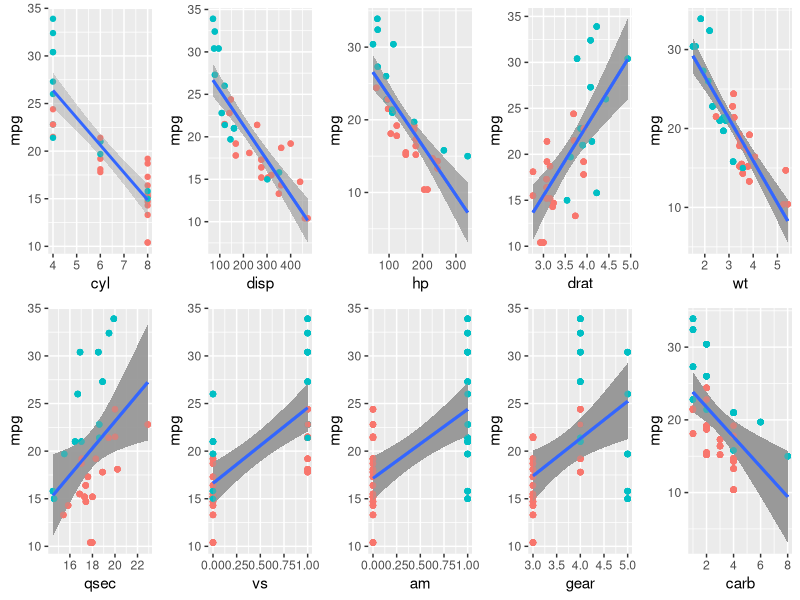
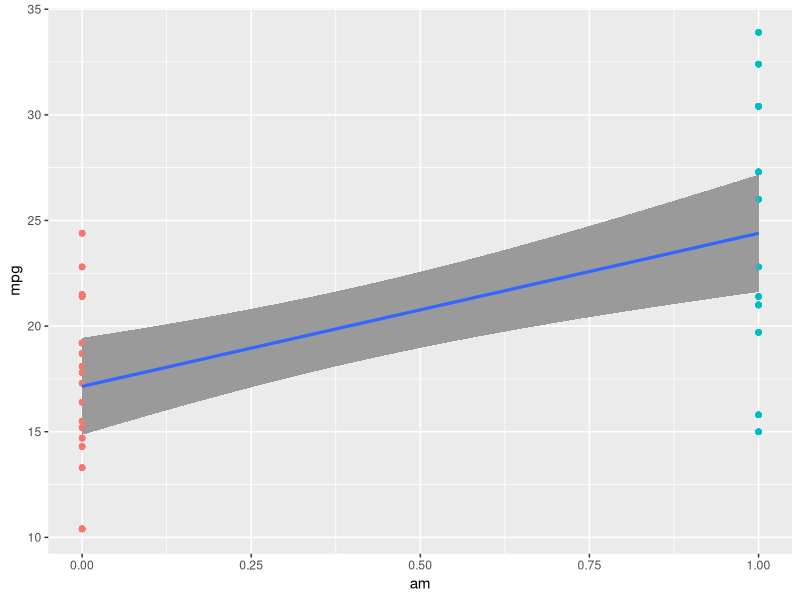
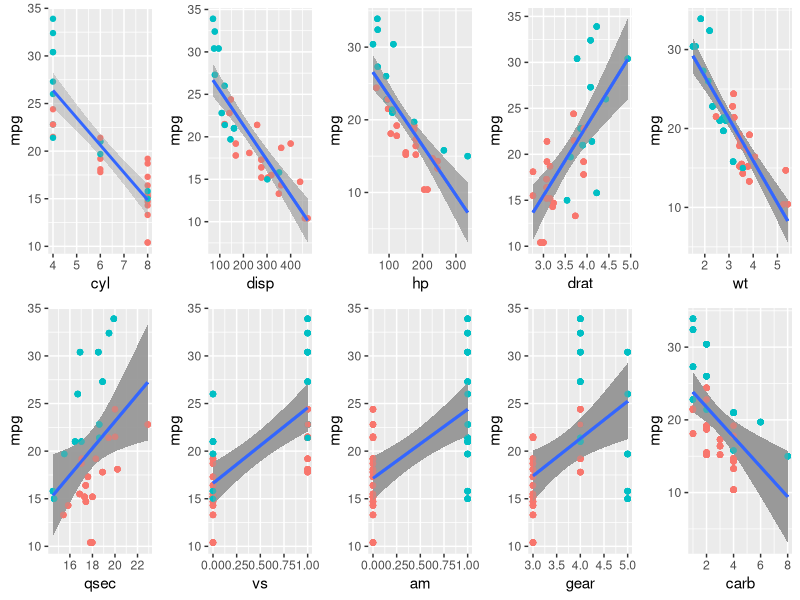

Write the R code that produced these figures, in order.
## ---- chunk 1
knitr::opts_chunk$set(echo=FALSE, warning=FALSE, message=FALSE, cache=FALSE)
## ---- chunk 2
require(ggplot2)
require(tidyr)
require(dplyr)
require(grid)
require(gridExtra)
## ---- chunk 3
#The whole point of an executive summary is to compress a lengthy report in a few sentences so that a person with very limited time to invest (like an executive director) would be able to understand what the whole thing is about. It should include all: the problem, the methods used and the results obtained.
## ---- chunk 4
data(mtcars)
#mtcars$cyl <- factor(mtcars$cyl); mtcars$vs <- factor(mtcars$vs) 
#mtcars$am <- factor(mtcars$am); mtcars$gear <- factor(mtcars$gear) 
#mtcars$carb <- factor(mtcars$carb)
#add a column with origin
#mtcars$imp <- 1
#mtcars$imp[c(1:3, 8:14, 18:21, 26:28, 30:32)] <- 0
#mtcars$imp <- as.logical(mtcars$imp)
head(mtcars)
## ---- chunk 5
names_var <- names(select(mtcars, -mpg))
out <- NULL
g <- ggplot(mtcars, aes(y = mpg))
for(i in 1:length(names_var)){
    
    g <- g + aes_string(x = names_var[i]) + geom_point(aes(colour = factor(am))) + geom_smooth(method = "lm", aes(group = 1)) + guides(colour = FALSE)
    
    out[[i]] <- g # creates a list with all the plots 
}
grid.arrange(out[[1]], out[[2]], out[[3]], out[[4]], out[[5]], out[[6]], out[[7]], out[[8]], out[[9]], out[[10]], nrow = 2)
## ---- chunk 6
t <- t.test(mtcars$mpg ~ mtcars$am)
## ---- chunk 7
t$conf.int
## ---- chunk 8
out[[8]]
fit_am <- lm(mpg ~ am, mtcars)
summary(fit_am)
## ---- chunk 9
fit_cyl <- lm(mpg ~ cyl, mtcars)
fit_cyl_disp <- update(fit_cyl, mpg ~ cyl + disp)
## ---- chunk 10
grid.arrange(out[[1]], out[[2]], out[[3]], out[[4]], out[[5]], out[[6]], out[[7]], out[[8]], out[[9]], out[[10]], nrow = 2)
